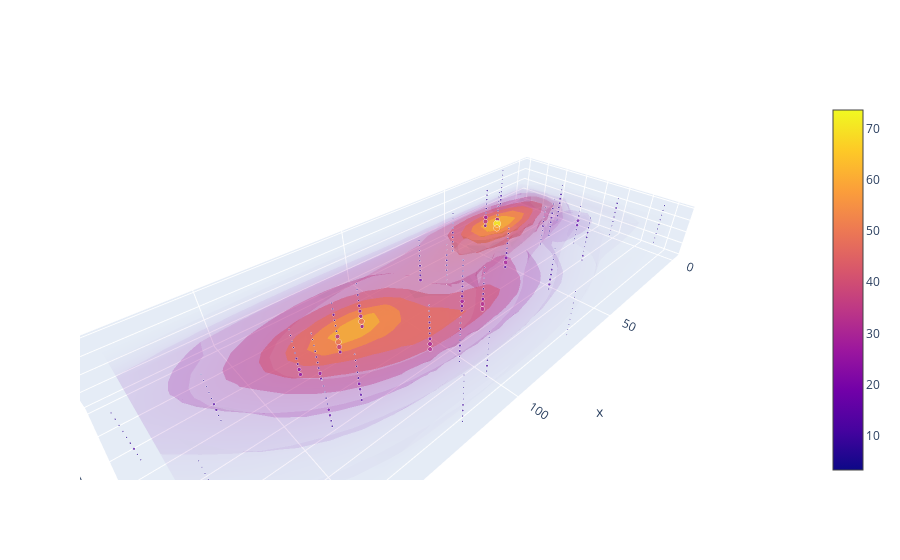

Notebook code cell kept with this figure:
### Code cell
fig = plot_3d_model(
    model,
    plot_points=True,
    scale_points=10,
    surface_count=10

)
fig.show()

### Figure 1 — Plotly figure (JSON) as saved in the notebook; plotly's stock layout.template omitted (floating-point values rounded to 4 significant figures; data arrays with more than 128 entries replaced by an {"elided": "..."} marker saying what was removed)
{"data": [{"opacityscale": [[0, 0], [1, 1]], "surface": {"count": 10}, "type": "volume", "value": {"elided": "2160 float values"}, "x": {"elided": "2160 int values"}, "y": {"elided": "2160 int values"}, "z": {"elided": "2160 int values"}}, {"marker": {"color": {"elided": "283 float values"}, "size": {"elided": "283 float values"}, "sizemin": 1, "sizemode": "area", "sizeref": 4.241}, "mode": "markers", "type": "scatter3d", "x": {"elided": "283 float values"}, "y": {"elided": "283 float values"}, "z": {"elided": "283 int values"}}], "layout": {"scene": {"aspectmode": "data"}}}
